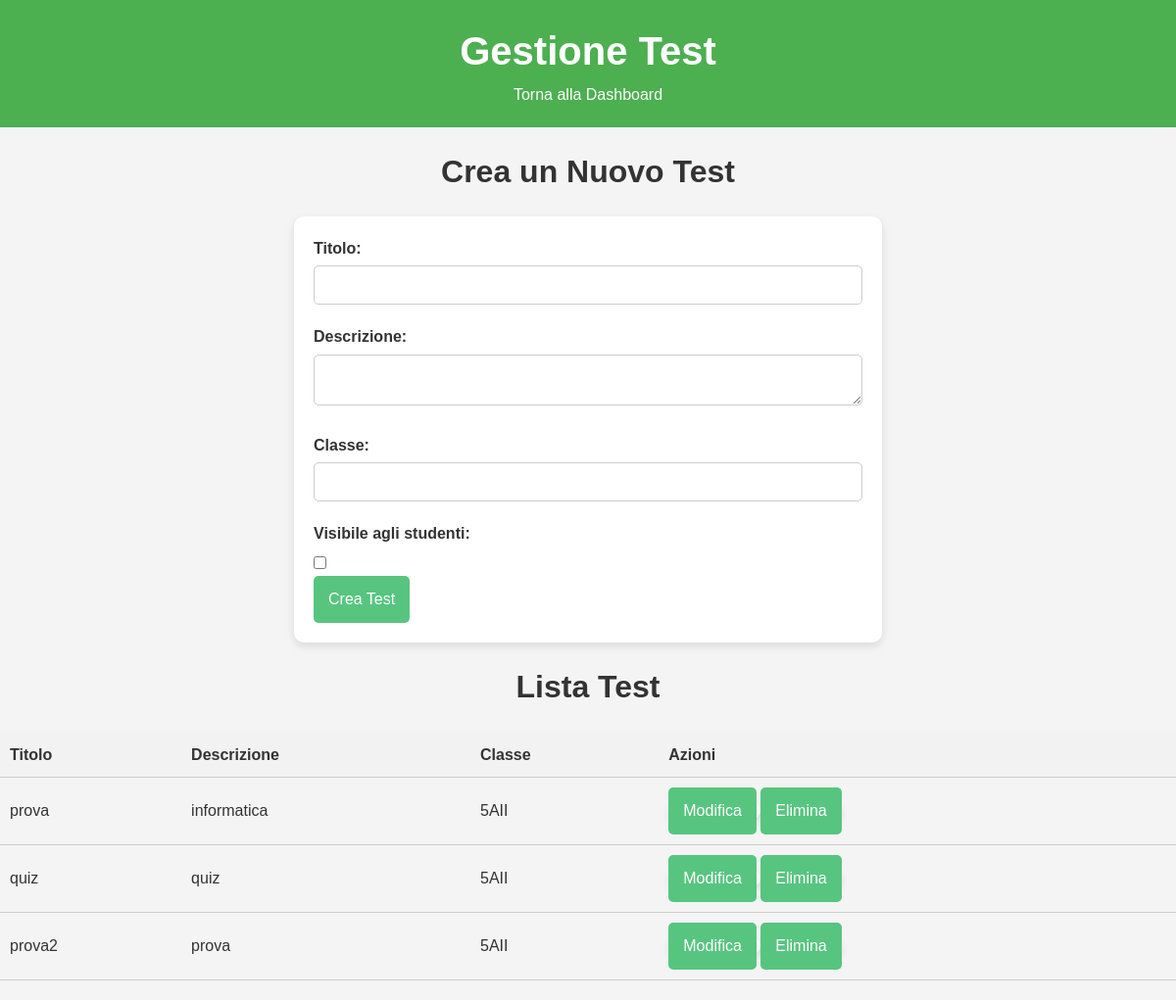
The app's page /crea_test.php (signed in) with its own data.
### tables this page shows
CREATE TABLE `test` (
  `id` int(11) NOT NULL,
  `titolo` varchar(255) NOT NULL,
  `descrizione` text DEFAULT NULL,
  `creatore` varchar(100) NOT NULL,
  `data_creazione` timestamp NOT NULL DEFAULT current_timestamp(),
  `classe` varchar(100) DEFAULT NULL,
  `visibile` tinyint(1) DEFAULT 0
);

### crea_test.php (the view, shortened to what this page needs)
<?php
$conn = connectDB();
$creatore = $_SESSION['utente'];
$sql = "SELECT * FROM test WHERE creatore = ?";
$stmt = $conn->prepare($sql);
$stmt->bind_param("s", $creatore);
$stmt->execute();
$test_list = $stmt->get_result()->fetch_all(MYSQLI_ASSOC);
?>
<!DOCTYPE html>
<html lang="en">
<head>
    <link rel="stylesheet" href="css/style_crea_test.css">
</head>
<body>
    <header>
        <h1>Gestione Test</h1>
        <nav>
            <a href="index.php">Torna alla Dashboard</a>
        </nav>
    </header>
    <h2>Crea un Nuovo Test</h2>
    <form method="post">
        <label for="titolo">Titolo:</label>
        <input type="text" id="titolo" name="titolo" required><br>
        <label for="descrizione">Descrizione:</label>
        <textarea id="descrizione" name="descrizione" required></textarea><br>
        <label for="classe">Classe:</label>
        <input type="text" id="classe" name="classe" required><br>
        <label for="visibile">Visibile agli studenti:</label>
        <input type="checkbox" name="visibile" id="visibile"><br>
        <input type="submit" value="Crea Test">
    </form>
    <h2>Lista Test</h2>
    <?php if (count($test_list) > 0) { ?>
        <table>
            <thead>
                <tr>
                    <th>Titolo</th>
                    <th>Descrizione</th>
                    <th>Classe</th>
                    <th>Azioni</th>
                </tr>
            </thead>
            <tbody>
                <?php foreach ($test_list as $test) { ?>
                    <tr>
                        <td><?php echo htmlspecialchars($test['titolo']); ?></td>
                        <td><?php echo htmlspecialchars($test['descrizione']); ?></td>
                        <td><?php echo htmlspecialchars($test['classe']); ?></td>
                        <td>
                            <form method="get" action="modifica_test.php" style="display:inline; padding:0;">
                                <input type="submit" value="Modifica" class="button-yellow">
                            </form>
                            <form method="post" style="display:inline; padding:0;">
                                <input type="submit" name="elimina" value="Elimina" onclick="return confirm('Sei sicuro di voler eliminare questo test?');">
                            </form>
                        </td>
                    </tr>
                <?php } ?>
            </tbody>
        </table>
    <?php } else { ?>
        <p>Non ci sono test creati.</p>
    <?php } ?>
</body>
</html>

### css/style_crea_test.css (style rules this page uses)
* { margin: 0; padding: 0; box-sizing: border-box; }
body { font-family: 'Arial', sans-serif; background-color: #f4f4f4; color: #333; line-height: 1.6; }
header { background: #4CAF50; color: white; padding: 20px; text-align: center; }
header h1 { font-size: 2.5em; }
nav a { color: white; text-decoration: none; padding: 10px 20px; border-radius: 5px; transition: background 0.3s; }
h2 { margin: 20px 0; font-size: 2em; text-align: center; }
form { background: white; border-radius: 10px; box-shadow: 0 4px 10px rgba(0, 0, 0, 0.1); margin: 20px auto; padding: 20px; max-width: 600px; }
label { display: block; margin-bottom: 5px; font-weight: bold; }
input[type="text"], textarea { width: 100%; padding: 10px; margin-bottom: 20px; border: 1px solid #ccc; border-radius: 5px; font-size: 1em; }
input[type="submit"] { background-color: #57c57f; color: white; border: none; padding: 15px; border-radius: 5px; cursor: pointer; font-size: 1em; transition: background 0.3s; }
table { width: 100%; margin: 20px 0; border-collapse: collapse; }
th, td { padding: 10px; text-align: left; border-bottom: 1px solid #ccc; }
th { background-color: #f2f2f2; }

### records on screen
test: titolo "prova", descrizione "informatica", classe "5AII"
test: titolo "quiz", descrizione "quiz", classe "5AII"
test: titolo "prova2", descrizione "prova", classe "5AII"
